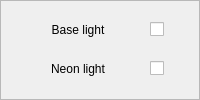
             <widget class="QFrame" name="frame_LightModes">
              <property name="minimumSize">
               <size>
                <width>0</width>
                <height>100</height>
               </size>
              </property>
              <property name="styleSheet">
               <string notr="true"/>
              </property>
              <property name="frameShape">
               <enum>QFrame::StyledPanel</enum>
              </property>
              <property name="frameShadow">
               <enum>QFrame::Raised</enum>
              </property>
              <layout class="QVBoxLayout" name="verticalLayout_25">
               <item>
                <layout class="QHBoxLayout" name="horizontalLayout_25">
                 <item>
                  <widget class="QLabel" name="lbl_Light">
                   <property name="sizePolicy">
                    <sizepolicy hsizetype="Expanding" vsizetype="Fixed">
                     <horstretch>0</horstretch>
                     <verstretch>0</verstretch>
                    </sizepolicy>
                   </property>
                   <property name="minimumSize">
                    <size>
                     <width>120</width>
                     <height>30</height>
                    </size>
                   </property>
                   <property name="maximumSize">
                    <size>
                     <width>120</width>
                     <height>16777215</height>
                    </size>
                   </property>
                   <property name="styleSheet">
                    <string notr="true"/>
                   </property>
                   <property name="text">
                    <string>Base light</string>
                   </property>
                   <property name="alignment">
                    <set>Qt::AlignCenter</set>
                   </property>
                  </widget>
                 </item>
                 <item>
                  <widget class="QCheckBox" name="cbx_Light">
                   <property name="sizePolicy">
                    <sizepolicy hsizetype="Expanding" vsizetype="Fixed">
                     <horstretch>0</horstretch>
                     <verstretch>0</verstretch>
                    </sizepolicy>
                   </property>
                   <property name="minimumSize">
                    <size>
                     <width>31</width>
                     <height>0</height>
                    </size>
                   </property>
                   <property name="maximumSize">
                    <size>
                     <width>31</width>
                     <height>16777215</height>
                    </size>
                   </property>
                   <property name="styleSheet">
                    <string notr="true"/>
                   </property>
                   <property name="text">
                    <string/>
                   </property>
                  </widget>
                 </item>
                </layout>
               </item>
               <item>
                <layout class="QHBoxLayout" name="horizontalLayout_4">
                 <item>
                  <widget class="QLabel" name="lbl_Neon">
                   <property name="sizePolicy">
                    <sizepolicy hsizetype="Expanding" vsizetype="Fixed">
                     <horstretch>0</horstretch>
                     <verstretch>0</verstretch>
                    </sizepolicy>
                   </property>
                   <property name="minimumSize">
                    <size>
                     <width>120</width>
                     <height>30</height>
                    </size>
                   </property>
                   <property name="maximumSize">
                    <size>
                     <width>120</width>
                     <height>16777215</height>
                    </size>
                   </property>
                   <property name="styleSheet">
                    <string notr="true"/>
                   </property>
                   <property name="text">
                    <string>Neon light</string>
                   </property>
                   <property name="alignment">
                    <set>Qt::AlignCenter</set>
                   </property>
                  </widget>
                 </item>
                 <item>
                  <widget class="QCheckBox" name="cbx_Neon">
                   <property name="sizePolicy">
                    <sizepolicy hsizetype="Expanding" vsizetype="Fixed">
                     <horstretch>0</horstretch>
                     <verstretch>0</verstretch>
                    </sizepolicy>
                   </property>
                   <property name="minimumSize">
                    <size>
                     <width>31</width>
                     <height>0</height>
                    </size>
                   </property>
                   <property name="maximumSize">
                    <size>
                     <width>31</width>
                     <height>16777215</height>
                    </size>
                   </property>
                   <property name="styleSheet">
                    <string notr="true"/>
                   </property>
                   <property name="text">
                    <string/>
                   </property>
                  </widget>
                 </item>
                </layout>
               </item>
              </layout>
             </widget>
